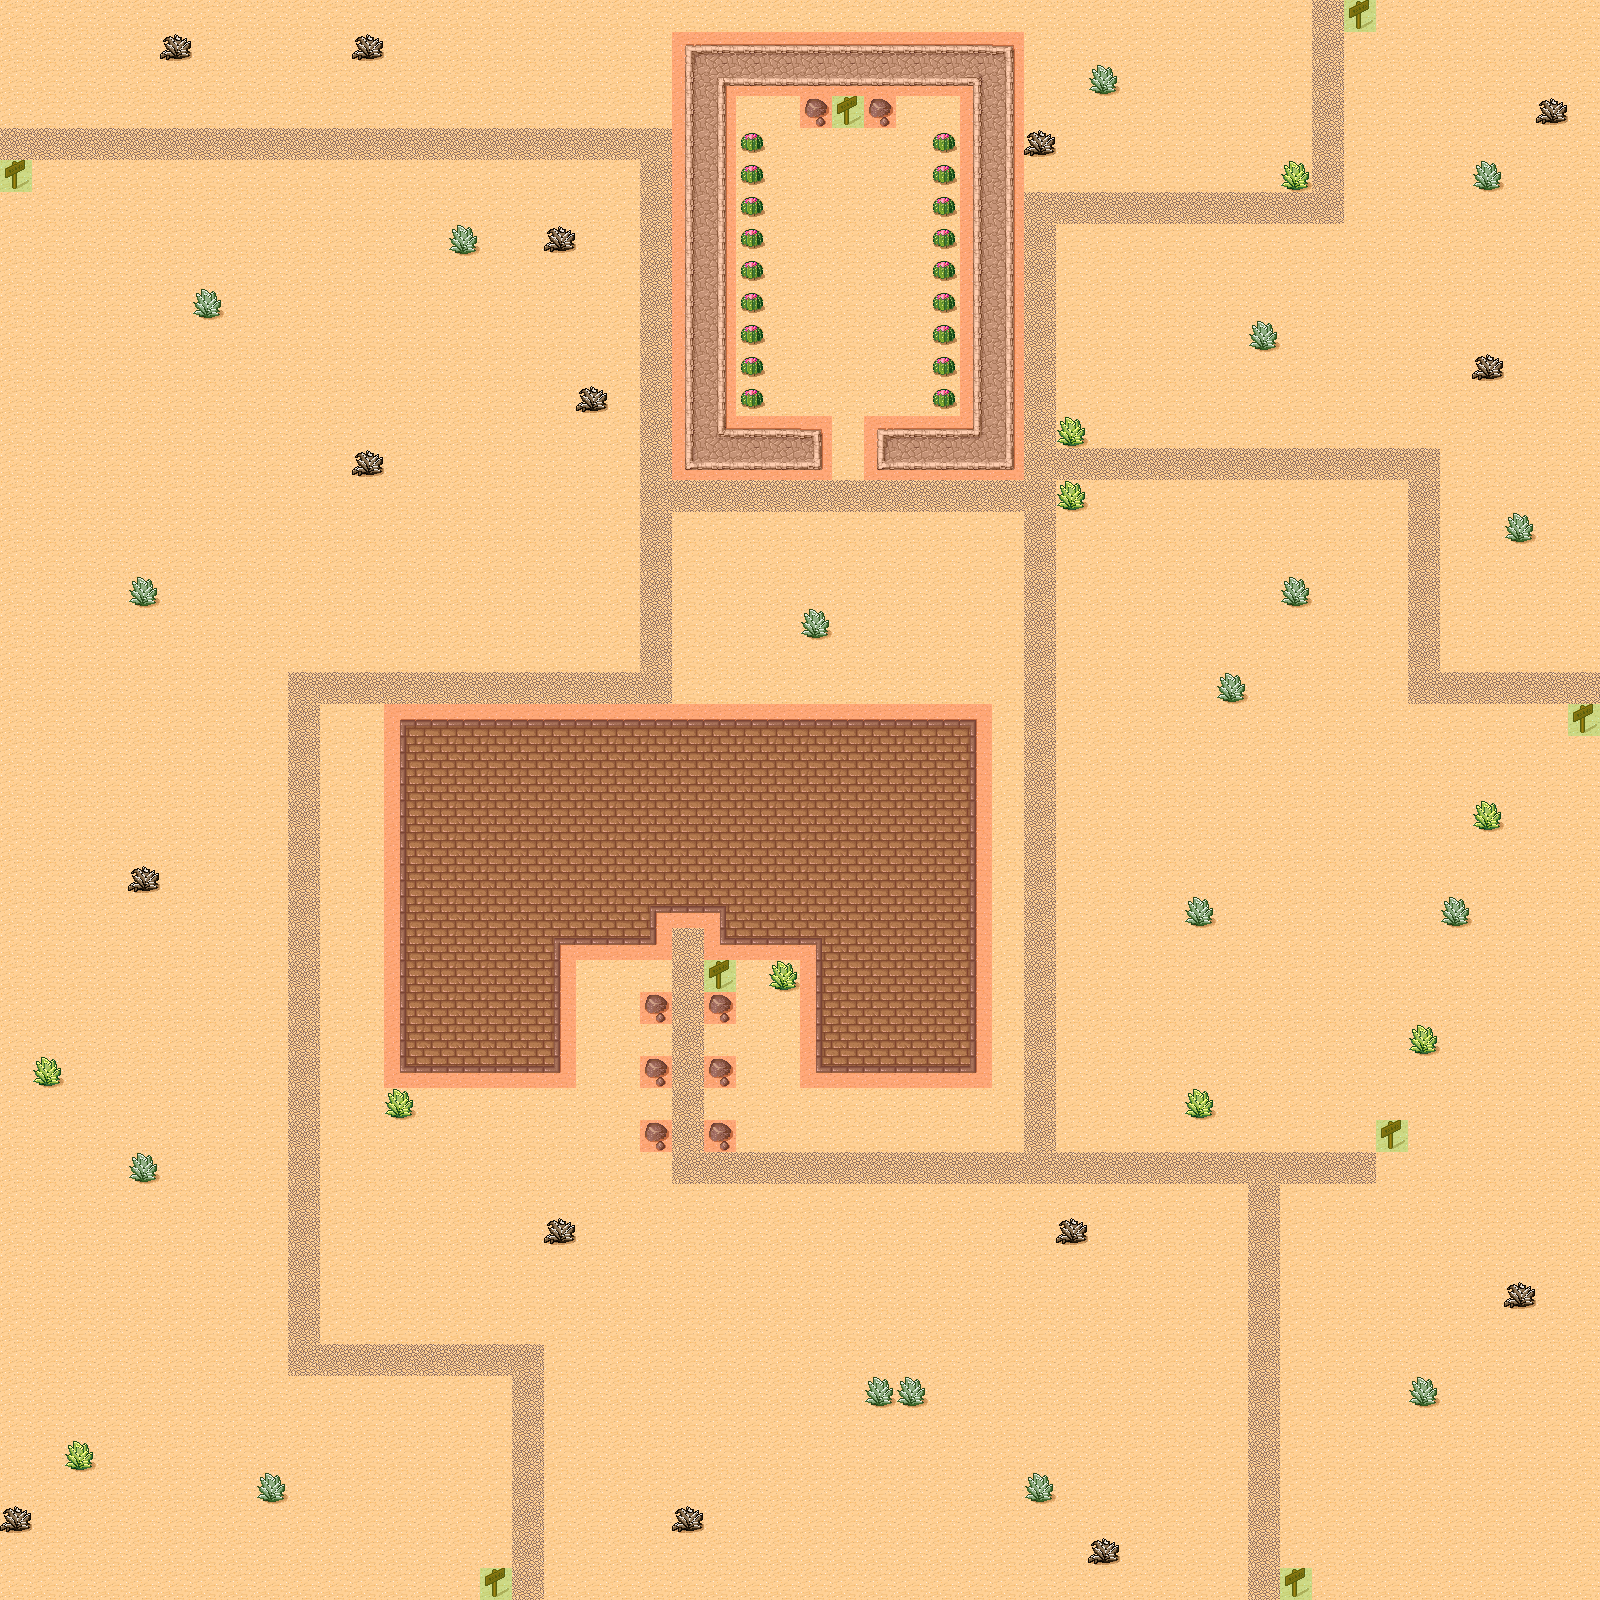

This game map was drawn from its Tiled (.tmx) file and the tilesets committed beside it. A one-line description and the trimmed map source follow:
An orthogonal 50x50 tile map with 32x32 px tiles, 2 tile layers (background, Meta), 3 tilesets and 5 objects (3x spawnpoint_enemy, spawnpoint_player, spawnpoint_bear).

<map version="1.0" orientation="orthogonal" width="50" height="50" tilewidth="32" tileheight="32">
 <tileset firstgid="1" name="tmw_desert_spacing" tilewidth="32" tileheight="32" spacing="1" margin="1">
  <image source="tmw_desert_spacing.png" width="265" height="199" />
 </tileset>
 <tileset firstgid="49" name="meta_tiles" tilewidth="32" tileheight="32" spacing="1" margin="1">
  <image source="meta_tiles.png" width="67" height="34" />
  <tile id="0">
   <properties>
    <property name="collidable" value="True" />
   </properties>
  </tile>
  <tile id="1">
   <properties>
    <property name="isSign" value="True" />
   </properties>
  </tile>
 </tileset>
 <tileset firstgid="51" name="gamejam" tilewidth="32" tileheight="32">
  <image source="tiles.png" width="320" height="320" />
 </tileset>
 <layer name="background" width="50" height="50">
  <data>[2500 cells, 2500 non-empty, 31 distinct tile ids]</data>
 </layer>
 <objectgroup name="Objects" width="50" height="50">
  <object name="spawnpoint_player" x="657" y="495" />
  <object name="spawnpoint_bear" x="1474" y="1166" />
  <object name="spawnpoint_enemy" x="1261" y="577" />
  <object name="spawnpoint_enemy" x="1147" y="685" />
  <object name="spawnpoint_enemy" x="1226" y="830" width="108" height="65" />
 </objectgroup>
 <layer name="Meta" width="50" height="50">
  <data>[2500 cells, 297 non-empty, 2 distinct tile ids]</data>
 </layer>
</map>
